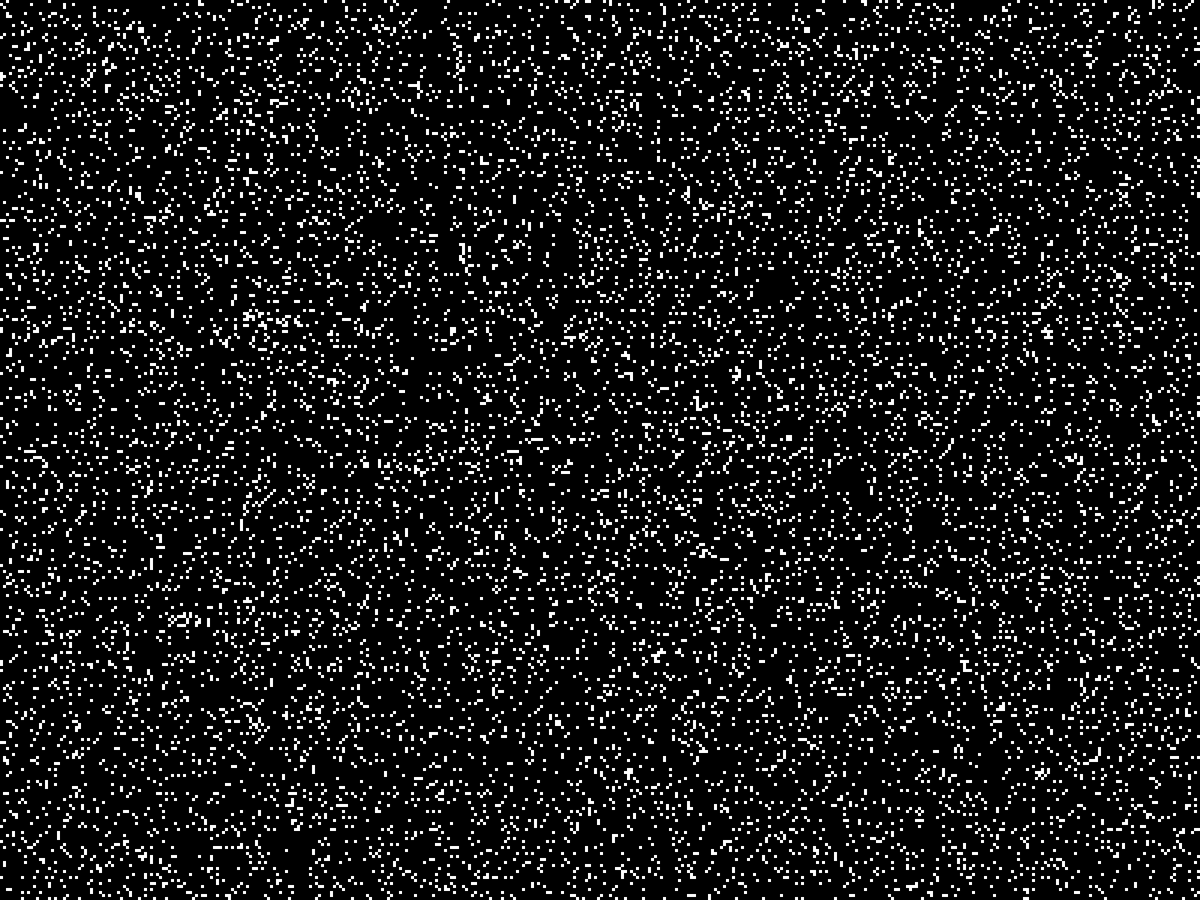
Frame 1 (no input)
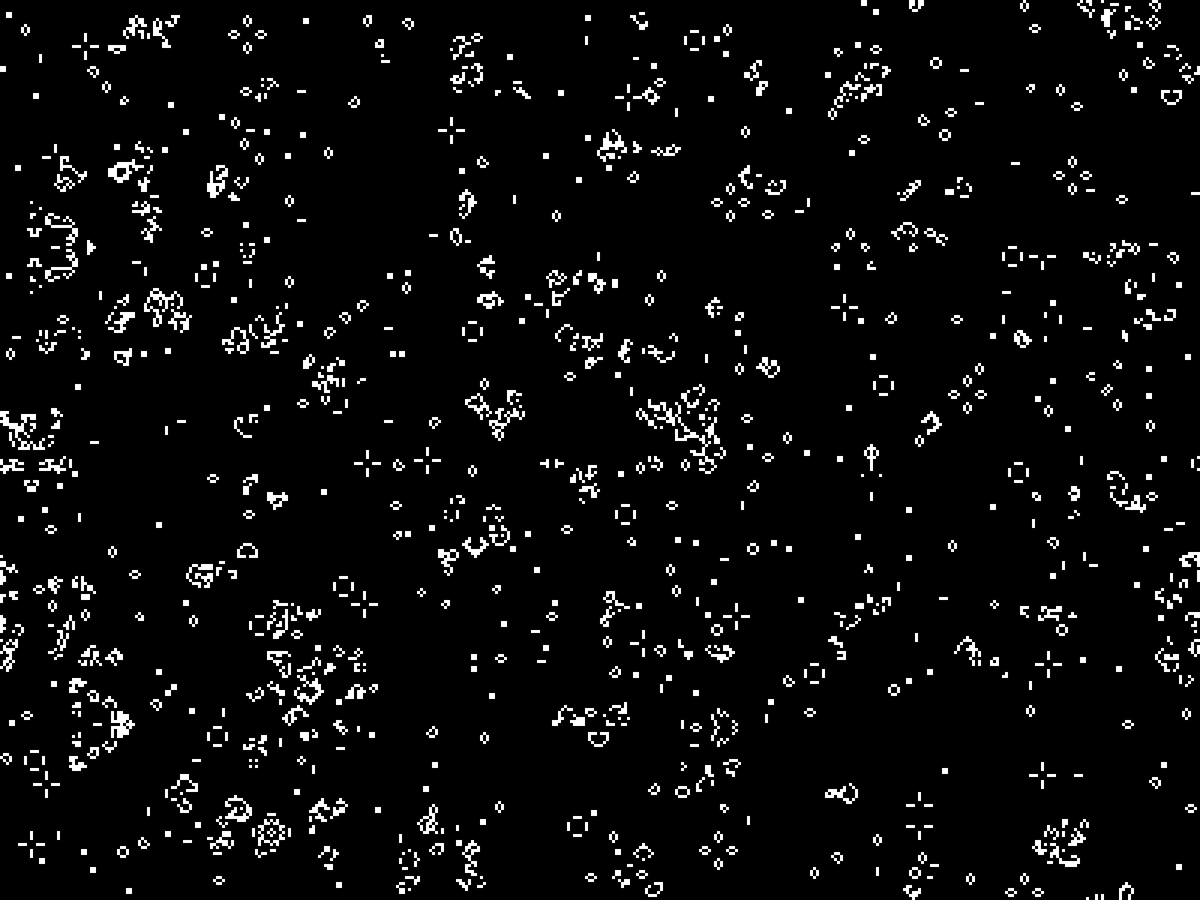
Frame 60 (the mouse pressed at the canvas centre just before this capture)
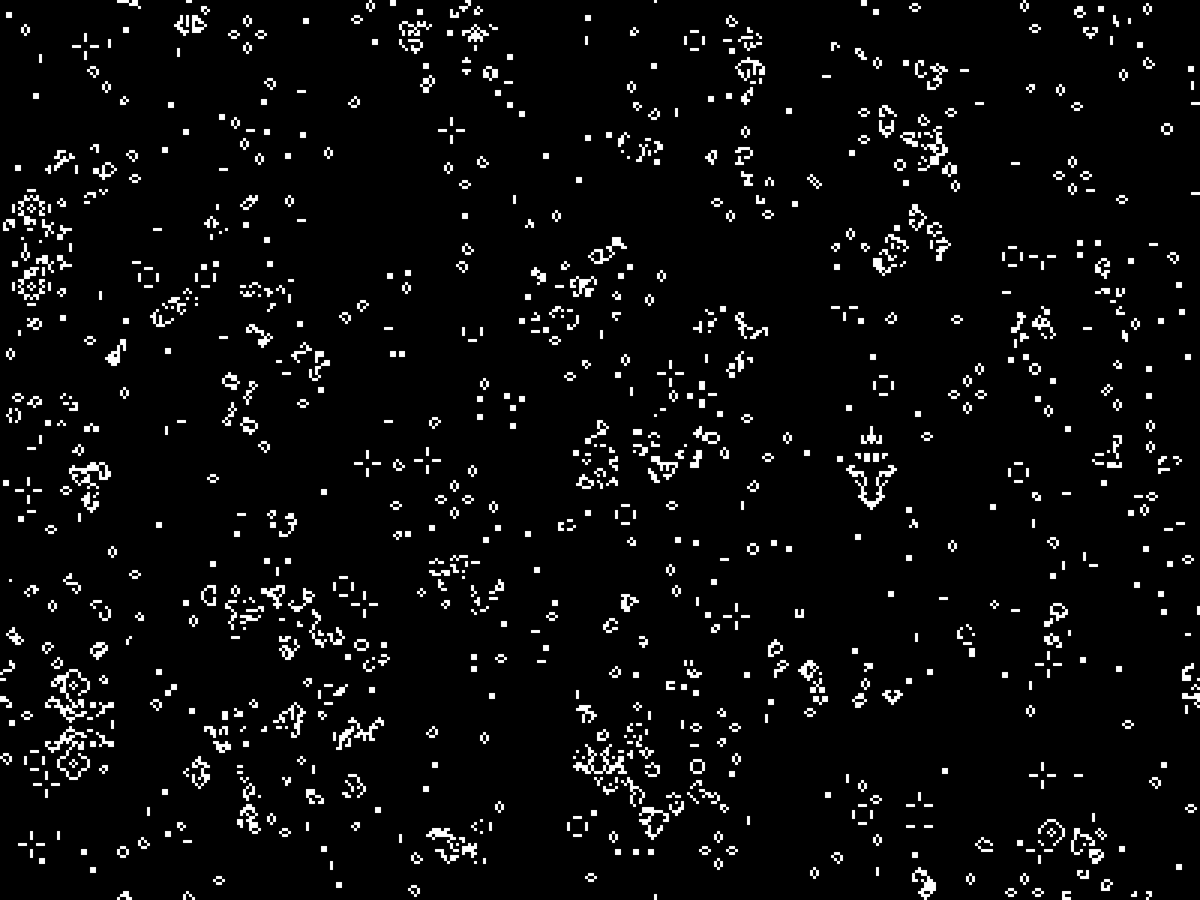
Frame 120 (the mouse held since frame 60 and released just before this capture)

The Processing sketch that drew these frames (run headless with seeded random() and noise(); from frame 60 on, the mouse is pressed at the canvas centre):

// Processing sketch: game_of_life
// ── game_of_life.pde
// GAME OF LIFE =================================

//Screen config
int PIXEL_SCALE = 4;

//Simulation config
float INIT_DEAD_PERCENT = 0.9;

// ==============================================

int[] frame;
int[] prevFrame;
PImage texture;
int w, h;

color white = color(255, 255, 255);
color black =  color(0, 0, 0);

void setup() {
    fullScreen();
    noSmooth();
    
    //initialize screen texture
    texture = createImage(width / PIXEL_SCALE, height / PIXEL_SCALE, RGB);
    w = texture.width;
    h = texture.height;
    loadPixels();
    
    //Initialize arrays
    frame = new int[texture.pixels.length];
    prevFrame = new int[texture.pixels.length];
    
    for(int i = 0; i < texture.pixels.length; i++){    
        float rand =  random(0, 1);
    
        if(rand > INIT_DEAD_PERCENT)
        {
            prevFrame[i] = 1;
            frame[i] = 1;
        }
        else
        {      
            prevFrame[i] = 0;
            frame[i] = 0;
        }
    }
}

void applyRules(int px, int py)
{
    //Count number of neighbours
    int neighbourCount = 0;
    for(int nx = -1; nx <= 1; nx++)
    {
        for(int ny = -1; ny <= 1; ny++)
        {
            //Ignore the same pixel
            if(nx == 0 && ny == 0) {
                continue;
            }

            int x = (((px + nx) % w) + w) % w;  
            int y = (((py + ny) % h) + h) % h;
            int i = y * w + x;
            
            if(prevFrame[i] == 1) {
                neighbourCount++;
            }
        }
    }
    
    int i = py * w + px;

    // Default
    if (prevFrame[i] == 1) { frame[i] = (neighbourCount < 2 || neighbourCount > 3) ? 0 : 1; } 
    else { frame[i] = (neighbourCount == 3) ? 1 : 0; }

    // HighLife
    // if (prevFrame[i] == 1) { frame[i] = (neighbourCount < 2 || neighbourCount > 3) ? 0 : 1; }
    // else { frame[i] = (neighbourCount == 3 || neighbourCount == 6) ? 1 : 0; }

    // Flock
    // if (prevFrame[i] == 1) { if (neighbourCount == 1 || neighbourCount == 2) { frame[i] = 1; } if (neighbourCount == 0 || (neighbourCount <= 3 && neighbourCount >= 8)) { frame[i] = 0; }} 
    //else { if (neighbourCount == 3) { frame[i] = 1; }}

    // Seeds
    // if (prevFrame[i] == 1) { frame[i] = 0; } 
    // else { frame[i] = (neighbourCount == 2) ? 1 : 0; }
}

void draw()
{    
    //Draw pixels
    texture.loadPixels();
    for(int i = 0; i < texture.pixels.length; i++)
    {
        texture.pixels[i] = frame[i] == 0 ? black : white; 
    }

    texture.updatePixels();
    image(texture, 0, 0, width, height);

    //Apply rules
    for(int x = 0; x < w; x++)
    {
        for(int y = 0; y < h; y++)
        {
            applyRules(x, y);
        }
    }

    int[] tmp = frame;
    frame = prevFrame;
    prevFrame = tmp;
}
